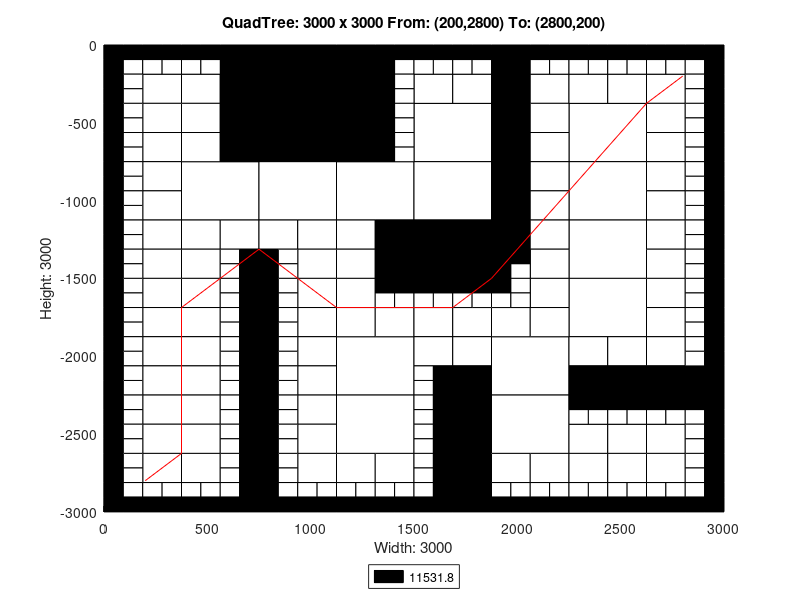

MATLAB code to generate this figure:
axis([0 3000 -3000 0]);
title('QuadTree: 3000 x 3000 From: (200,2800) To: (2800,200)');
xlabel('Width: 3000');
ylabel('Height: 3000');
rectangle('Position',[750 -375 375 375], 'FaceColor',[0 0 0]);
rectangle('Position',[750 -750 375 375], 'FaceColor',[0 0 0]);
rectangle('Position',[375 -1125 375 375], 'FaceColor',[1 1 1]);
rectangle('Position',[750 -1125 375 375], 'FaceColor',[1 1 1]);
rectangle('Position',[1125 -1125 375 375], 'FaceColor',[1 1 1]);
rectangle('Position',[1500 -750 375 375], 'FaceColor',[1 1 1]);
rectangle('Position',[2250 -750 375 375], 'FaceColor',[1 1 1]);
rectangle('Position',[1500 -1125 375 375], 'FaceColor',[1 1 1]);
rectangle('Position',[1500 -1500 375 375], 'FaceColor',[0 0 0]);
rectangle('Position',[2250 -1125 375 375], 'FaceColor',[1 1 1]);
rectangle('Position',[2250 -1500 375 375], 'FaceColor',[1 1 1]);
rectangle('Position',[1125 -2250 375 375], 'FaceColor',[1 1 1]);
rectangle('Position',[1125 -2625 375 375], 'FaceColor',[1 1 1]);
rectangle('Position',[1875 -2250 375 375], 'FaceColor',[1 1 1]);
rectangle('Position',[2250 -1875 375 375], 'FaceColor',[1 1 1]);
rectangle('Position',[1875 -2625 375 375], 'FaceColor',[1 1 1]);
rectangle('Position',[187.5 -375 187.5 187.5], 'FaceColor',[1 1 1]);
rectangle('Position',[562.5 -187.5 187.5 187.5], 'FaceColor',[0 0 0]);
rectangle('Position',[375 -375 187.5 187.5], 'FaceColor',[1 1 1]);
rectangle('Position',[562.5 -375 187.5 187.5], 'FaceColor',[0 0 0]);
rectangle('Position',[187.5 -562.5 187.5 187.5], 'FaceColor',[1 1 1]);
rectangle('Position',[187.5 -750 187.5 187.5], 'FaceColor',[1 1 1]);
rectangle('Position',[375 -562.5 187.5 187.5], 'FaceColor',[1 1 1]);
rectangle('Position',[562.5 -562.5 187.5 187.5], 'FaceColor',[0 0 0]);
rectangle('Position',[375 -750 187.5 187.5], 'FaceColor',[1 1 1]);
rectangle('Position',[562.5 -750 187.5 187.5], 'FaceColor',[0 0 0]);
rectangle('Position',[1125 -187.5 187.5 187.5], 'FaceColor',[0 0 0]);
rectangle('Position',[1125 -375 187.5 187.5], 'FaceColor',[0 0 0]);
rectangle('Position',[1125 -562.5 187.5 187.5], 'FaceColor',[0 0 0]);
rectangle('Position',[1125 -750 187.5 187.5], 'FaceColor',[0 0 0]);
rectangle('Position',[187.5 -937.5 187.5 187.5], 'FaceColor',[1 1 1]);
rectangle('Position',[187.5 -1125 187.5 187.5], 'FaceColor',[1 1 1]);
rectangle('Position',[187.5 -1312.5 187.5 187.5], 'FaceColor',[1 1 1]);
rectangle('Position',[187.5 -1500 187.5 187.5], 'FaceColor',[1 1 1]);
rectangle('Position',[375 -1312.5 187.5 187.5], 'FaceColor',[1 1 1]);
rectangle('Position',[562.5 -1312.5 187.5 187.5], 'FaceColor',[1 1 1]);
rectangle('Position',[375 -1500 187.5 187.5], 'FaceColor',[1 1 1]);
rectangle('Position',[750 -1312.5 187.5 187.5], 'FaceColor',[1 1 1]);
rectangle('Position',[937.5 -1312.5 187.5 187.5], 'FaceColor',[1 1 1]);
rectangle('Position',[937.5 -1500 187.5 187.5], 'FaceColor',[1 1 1]);
rectangle('Position',[1125 -1312.5 187.5 187.5], 'FaceColor',[1 1 1]);
rectangle('Position',[1312.5 -1312.5 187.5 187.5], 'FaceColor',[0 0 0]);
rectangle('Position',[1125 -1500 187.5 187.5], 'FaceColor',[1 1 1]);
rectangle('Position',[1312.5 -1500 187.5 187.5], 'FaceColor',[0 0 0]);
rectangle('Position',[1500 -375 187.5 187.5], 'FaceColor',[1 1 1]);
rectangle('Position',[1687.5 -375 187.5 187.5], 'FaceColor',[1 1 1]);
rectangle('Position',[1875 -187.5 187.5 187.5], 'FaceColor',[0 0 0]);
rectangle('Position',[1875 -375 187.5 187.5], 'FaceColor',[0 0 0]);
rectangle('Position',[2062.5 -375 187.5 187.5], 'FaceColor',[1 1 1]);
rectangle('Position',[1875 -562.5 187.5 187.5], 'FaceColor',[0 0 0]);
rectangle('Position',[2062.5 -562.5 187.5 187.5], 'FaceColor',[1 1 1]);
rectangle('Position',[1875 -750 187.5 187.5], 'FaceColor',[0 0 0]);
rectangle('Position',[2062.5 -750 187.5 187.5], 'FaceColor',[1 1 1]);
rectangle('Position',[2250 -375 187.5 187.5], 'FaceColor',[1 1 1]);
rectangle('Position',[2437.5 -375 187.5 187.5], 'FaceColor',[1 1 1]);
rectangle('Position',[2625 -375 187.5 187.5], 'FaceColor',[1 1 1]);
rectangle('Position',[2625 -562.5 187.5 187.5], 'FaceColor',[1 1 1]);
rectangle('Position',[2625 -750 187.5 187.5], 'FaceColor',[1 1 1]);
rectangle('Position',[1875 -937.5 187.5 187.5], 'FaceColor',[0 0 0]);
rectangle('Position',[2062.5 -937.5 187.5 187.5], 'FaceColor',[1 1 1]);
rectangle('Position',[1875 -1125 187.5 187.5], 'FaceColor',[0 0 0]);
rectangle('Position',[2062.5 -1125 187.5 187.5], 'FaceColor',[1 1 1]);
rectangle('Position',[1875 -1312.5 187.5 187.5], 'FaceColor',[0 0 0]);
rectangle('Position',[2062.5 -1312.5 187.5 187.5], 'FaceColor',[1 1 1]);
rectangle('Position',[2062.5 -1500 187.5 187.5], 'FaceColor',[1 1 1]);
rectangle('Position',[2625 -937.5 187.5 187.5], 'FaceColor',[1 1 1]);
rectangle('Position',[2625 -1125 187.5 187.5], 'FaceColor',[1 1 1]);
rectangle('Position',[2625 -1312.5 187.5 187.5], 'FaceColor',[1 1 1]);
rectangle('Position',[2625 -1500 187.5 187.5], 'FaceColor',[1 1 1]);
rectangle('Position',[187.5 -1687.5 187.5 187.5], 'FaceColor',[1 1 1]);
rectangle('Position',[187.5 -1875 187.5 187.5], 'FaceColor',[1 1 1]);
rectangle('Position',[375 -1687.5 187.5 187.5], 'FaceColor',[1 1 1]);
rectangle('Position',[375 -1875 187.5 187.5], 'FaceColor',[1 1 1]);
rectangle('Position',[187.5 -2062.5 187.5 187.5], 'FaceColor',[1 1 1]);
rectangle('Position',[187.5 -2250 187.5 187.5], 'FaceColor',[1 1 1]);
rectangle('Position',[375 -2062.5 187.5 187.5], 'FaceColor',[1 1 1]);
rectangle('Position',[375 -2250 187.5 187.5], 'FaceColor',[1 1 1]);
rectangle('Position',[937.5 -1687.5 187.5 187.5], 'FaceColor',[1 1 1]);
rectangle('Position',[937.5 -1875 187.5 187.5], 'FaceColor',[1 1 1]);
rectangle('Position',[1125 -1687.5 187.5 187.5], 'FaceColor',[1 1 1]);
rectangle('Position',[1125 -1875 187.5 187.5], 'FaceColor',[1 1 1]);
rectangle('Position',[1312.5 -1875 187.5 187.5], 'FaceColor',[1 1 1]);
rectangle('Position',[937.5 -2062.5 187.5 187.5], 'FaceColor',[1 1 1]);
rectangle('Position',[937.5 -2250 187.5 187.5], 'FaceColor',[1 1 1]);
rectangle('Position',[187.5 -2437.5 187.5 187.5], 'FaceColor',[1 1 1]);
rectangle('Position',[187.5 -2625 187.5 187.5], 'FaceColor',[1 1 1]);
rectangle('Position',[375 -2437.5 187.5 187.5], 'FaceColor',[1 1 1]);
rectangle('Position',[375 -2625 187.5 187.5], 'FaceColor',[1 1 1]);
rectangle('Position',[187.5 -2812.5 187.5 187.5], 'FaceColor',[1 1 1]);
rectangle('Position',[375 -2812.5 187.5 187.5], 'FaceColor',[1 1 1]);
rectangle('Position',[937.5 -2437.5 187.5 187.5], 'FaceColor',[1 1 1]);
rectangle('Position',[937.5 -2625 187.5 187.5], 'FaceColor',[1 1 1]);
rectangle('Position',[937.5 -2812.5 187.5 187.5], 'FaceColor',[1 1 1]);
rectangle('Position',[1125 -2812.5 187.5 187.5], 'FaceColor',[1 1 1]);
rectangle('Position',[1312.5 -2812.5 187.5 187.5], 'FaceColor',[1 1 1]);
rectangle('Position',[1500 -1875 187.5 187.5], 'FaceColor',[1 1 1]);
rectangle('Position',[1687.5 -1875 187.5 187.5], 'FaceColor',[1 1 1]);
rectangle('Position',[2062.5 -1687.5 187.5 187.5], 'FaceColor',[1 1 1]);
rectangle('Position',[1875 -1875 187.5 187.5], 'FaceColor',[1 1 1]);
rectangle('Position',[2062.5 -1875 187.5 187.5], 'FaceColor',[1 1 1]);
rectangle('Position',[1500 -2062.5 187.5 187.5], 'FaceColor',[1 1 1]);
rectangle('Position',[1687.5 -2062.5 187.5 187.5], 'FaceColor',[1 1 1]);
rectangle('Position',[1687.5 -2250 187.5 187.5], 'FaceColor',[0 0 0]);
rectangle('Position',[2625 -1687.5 187.5 187.5], 'FaceColor',[1 1 1]);
rectangle('Position',[2625 -1875 187.5 187.5], 'FaceColor',[1 1 1]);
rectangle('Position',[2250 -2062.5 187.5 187.5], 'FaceColor',[1 1 1]);
rectangle('Position',[2437.5 -2062.5 187.5 187.5], 'FaceColor',[1 1 1]);
rectangle('Position',[2250 -2250 187.5 187.5], 'FaceColor',[0 0 0]);
rectangle('Position',[2437.5 -2250 187.5 187.5], 'FaceColor',[0 0 0]);
rectangle('Position',[2625 -2062.5 187.5 187.5], 'FaceColor',[1 1 1]);
rectangle('Position',[2625 -2250 187.5 187.5], 'FaceColor',[0 0 0]);
rectangle('Position',[2812.5 -2250 187.5 187.5], 'FaceColor',[0 0 0]);
rectangle('Position',[1687.5 -2437.5 187.5 187.5], 'FaceColor',[0 0 0]);
rectangle('Position',[1687.5 -2625 187.5 187.5], 'FaceColor',[0 0 0]);
rectangle('Position',[1687.5 -2812.5 187.5 187.5], 'FaceColor',[0 0 0]);
rectangle('Position',[1687.5 -3000 187.5 187.5], 'FaceColor',[0 0 0]);
rectangle('Position',[1875 -2812.5 187.5 187.5], 'FaceColor',[1 1 1]);
rectangle('Position',[2062.5 -2812.5 187.5 187.5], 'FaceColor',[1 1 1]);
rectangle('Position',[2250 -2625 187.5 187.5], 'FaceColor',[1 1 1]);
rectangle('Position',[2437.5 -2625 187.5 187.5], 'FaceColor',[1 1 1]);
rectangle('Position',[2625 -2625 187.5 187.5], 'FaceColor',[1 1 1]);
rectangle('Position',[2250 -2812.5 187.5 187.5], 'FaceColor',[1 1 1]);
rectangle('Position',[2437.5 -2812.5 187.5 187.5], 'FaceColor',[1 1 1]);
rectangle('Position',[2625 -2812.5 187.5 187.5], 'FaceColor',[1 1 1]);
rectangle('Position',[0 -93.75 93.75 93.75], 'FaceColor',[0 0 0]);
rectangle('Position',[93.75 -93.75 93.75 93.75], 'FaceColor',[0 0 0]);
rectangle('Position',[0 -187.5 93.75 93.75], 'FaceColor',[0 0 0]);
rectangle('Position',[93.75 -187.5 93.75 93.75], 'FaceColor',[1 1 1]);
rectangle('Position',[187.5 -93.75 93.75 93.75], 'FaceColor',[0 0 0]);
rectangle('Position',[281.25 -93.75 93.75 93.75], 'FaceColor',[0 0 0]);
rectangle('Position',[187.5 -187.5 93.75 93.75], 'FaceColor',[1 1 1]);
rectangle('Position',[281.25 -187.5 93.75 93.75], 'FaceColor',[1 1 1]);
rectangle('Position',[0 -281.25 93.75 93.75], 'FaceColor',[0 0 0]);
rectangle('Position',[93.75 -281.25 93.75 93.75], 'FaceColor',[1 1 1]);
rectangle('Position',[0 -375 93.75 93.75], 'FaceColor',[0 0 0]);
rectangle('Position',[93.75 -375 93.75 93.75], 'FaceColor',[1 1 1]);
rectangle('Position',[375 -93.75 93.75 93.75], 'FaceColor',[0 0 0]);
rectangle('Position',[468.75 -93.75 93.75 93.75], 'FaceColor',[0 0 0]);
rectangle('Position',[375 -187.5 93.75 93.75], 'FaceColor',[1 1 1]);
rectangle('Position',[468.75 -187.5 93.75 93.75], 'FaceColor',[1 1 1]);
rectangle('Position',[0 -468.75 93.75 93.75], 'FaceColor',[0 0 0]);
rectangle('Position',[93.75 -468.75 93.75 93.75], 'FaceColor',[1 1 1]);
rectangle('Position',[0 -562.5 93.75 93.75], 'FaceColor',[0 0 0]);
rectangle('Position',[93.75 -562.5 93.75 93.75], 'FaceColor',[1 1 1]);
rectangle('Position',[0 -656.25 93.75 93.75], 'FaceColor',[0 0 0]);
rectangle('Position',[93.75 -656.25 93.75 93.75], 'FaceColor',[1 1 1]);
rectangle('Position',[0 -750 93.75 93.75], 'FaceColor',[0 0 0]);
rectangle('Position',[93.75 -750 93.75 93.75], 'FaceColor',[1 1 1]);
rectangle('Position',[1312.5 -93.75 93.75 93.75], 'FaceColor',[0 0 0]);
rectangle('Position',[1406.25 -93.75 93.75 93.75], 'FaceColor',[0 0 0]);
rectangle('Position',[1312.5 -187.5 93.75 93.75], 'FaceColor',[0 0 0]);
rectangle('Position',[1406.25 -187.5 93.75 93.75], 'FaceColor',[1 1 1]);
rectangle('Position',[1312.5 -281.25 93.75 93.75], 'FaceColor',[0 0 0]);
rectangle('Position',[1406.25 -281.25 93.75 93.75], 'FaceColor',[1 1 1]);
rectangle('Position',[1312.5 -375 93.75 93.75], 'FaceColor',[0 0 0]);
rectangle('Position',[1406.25 -375 93.75 93.75], 'FaceColor',[1 1 1]);
rectangle('Position',[1312.5 -468.75 93.75 93.75], 'FaceColor',[0 0 0]);
rectangle('Position',[1406.25 -468.75 93.75 93.75], 'FaceColor',[1 1 1]);
rectangle('Position',[1312.5 -562.5 93.75 93.75], 'FaceColor',[0 0 0]);
rectangle('Position',[1406.25 -562.5 93.75 93.75], 'FaceColor',[1 1 1]);
rectangle('Position',[1312.5 -656.25 93.75 93.75], 'FaceColor',[0 0 0]);
rectangle('Position',[1406.25 -656.25 93.75 93.75], 'FaceColor',[1 1 1]);
rectangle('Position',[1312.5 -750 93.75 93.75], 'FaceColor',[0 0 0]);
rectangle('Position',[1406.25 -750 93.75 93.75], 'FaceColor',[1 1 1]);
rectangle('Position',[0 -843.75 93.75 93.75], 'FaceColor',[0 0 0]);
rectangle('Position',[93.75 -843.75 93.75 93.75], 'FaceColor',[1 1 1]);
rectangle('Position',[0 -937.5 93.75 93.75], 'FaceColor',[0 0 0]);
rectangle('Position',[93.75 -937.5 93.75 93.75], 'FaceColor',[1 1 1]);
rectangle('Position',[0 -1031.25 93.75 93.75], 'FaceColor',[0 0 0]);
rectangle('Position',[93.75 -1031.25 93.75 93.75], 'FaceColor',[1 1 1]);
rectangle('Position',[0 -1125 93.75 93.75], 'FaceColor',[0 0 0]);
rectangle('Position',[93.75 -1125 93.75 93.75], 'FaceColor',[1 1 1]);
rectangle('Position',[0 -1218.75 93.75 93.75], 'FaceColor',[0 0 0]);
rectangle('Position',[93.75 -1218.75 93.75 93.75], 'FaceColor',[1 1 1]);
rectangle('Position',[0 -1312.5 93.75 93.75], 'FaceColor',[0 0 0]);
rectangle('Position',[93.75 -1312.5 93.75 93.75], 'FaceColor',[1 1 1]);
rectangle('Position',[0 -1406.25 93.75 93.75], 'FaceColor',[0 0 0]);
rectangle('Position',[93.75 -1406.25 93.75 93.75], 'FaceColor',[1 1 1]);
rectangle('Position',[0 -1500 93.75 93.75], 'FaceColor',[0 0 0]);
rectangle('Position',[93.75 -1500 93.75 93.75], 'FaceColor',[1 1 1]);
rectangle('Position',[562.5 -1406.25 93.75 93.75], 'FaceColor',[1 1 1]);
rectangle('Position',[656.25 -1406.25 93.75 93.75], 'FaceColor',[0 0 0]);
rectangle('Position',[562.5 -1500 93.75 93.75], 'FaceColor',[1 1 1]);
rectangle('Position',[656.25 -1500 93.75 93.75], 'FaceColor',[0 0 0]);
rectangle('Position',[750 -1406.25 93.75 93.75], 'FaceColor',[0 0 0]);
rectangle('Position',[843.75 -1406.25 93.75 93.75], 'FaceColor',[1 1 1]);
rectangle('Position',[750 -1500 93.75 93.75], 'FaceColor',[0 0 0]);
rectangle('Position',[843.75 -1500 93.75 93.75], 'FaceColor',[1 1 1]);
rectangle('Position',[1500 -93.75 93.75 93.75], 'FaceColor',[0 0 0]);
rectangle('Position',[1593.75 -93.75 93.75 93.75], 'FaceColor',[0 0 0]);
rectangle('Position',[1500 -187.5 93.75 93.75], 'FaceColor',[1 1 1]);
rectangle('Position',[1593.75 -187.5 93.75 93.75], 'FaceColor',[1 1 1]);
rectangle('Position',[1687.5 -93.75 93.75 93.75], 'FaceColor',[0 0 0]);
rectangle('Position',[1781.25 -93.75 93.75 93.75], 'FaceColor',[0 0 0]);
rectangle('Position',[1687.5 -187.5 93.75 93.75], 'FaceColor',[1 1 1]);
rectangle('Position',[1781.25 -187.5 93.75 93.75], 'FaceColor',[1 1 1]);
rectangle('Position',[2062.5 -93.75 93.75 93.75], 'FaceColor',[0 0 0]);
rectangle('Position',[2156.25 -93.75 93.75 93.75], 'FaceColor',[0 0 0]);
rectangle('Position',[2062.5 -187.5 93.75 93.75], 'FaceColor',[1 1 1]);
rectangle('Position',[2156.25 -187.5 93.75 93.75], 'FaceColor',[1 1 1]);
rectangle('Position',[2250 -93.75 93.75 93.75], 'FaceColor',[0 0 0]);
rectangle('Position',[2343.75 -93.75 93.75 93.75], 'FaceColor',[0 0 0]);
rectangle('Position',[2250 -187.5 93.75 93.75], 'FaceColor',[1 1 1]);
rectangle('Position',[2343.75 -187.5 93.75 93.75], 'FaceColor',[1 1 1]);
rectangle('Position',[2437.5 -93.75 93.75 93.75], 'FaceColor',[0 0 0]);
rectangle('Position',[2531.25 -93.75 93.75 93.75], 'FaceColor',[0 0 0]);
rectangle('Position',[2437.5 -187.5 93.75 93.75], 'FaceColor',[1 1 1]);
rectangle('Position',[2531.25 -187.5 93.75 93.75], 'FaceColor',[1 1 1]);
rectangle('Position',[2625 -93.75 93.75 93.75], 'FaceColor',[0 0 0]);
rectangle('Position',[2718.75 -93.75 93.75 93.75], 'FaceColor',[0 0 0]);
rectangle('Position',[2625 -187.5 93.75 93.75], 'FaceColor',[1 1 1]);
rectangle('Position',[2718.75 -187.5 93.75 93.75], 'FaceColor',[1 1 1]);
rectangle('Position',[2812.5 -93.75 93.75 93.75], 'FaceColor',[0 0 0]);
rectangle('Position',[2906.25 -93.75 93.75 93.75], 'FaceColor',[0 0 0]);
rectangle('Position',[2812.5 -187.5 93.75 93.75], 'FaceColor',[1 1 1]);
rectangle('Position',[2906.25 -187.5 93.75 93.75], 'FaceColor',[0 0 0]);
rectangle('Position',[2812.5 -281.25 93.75 93.75], 'FaceColor',[1 1 1]);
rectangle('Position',[2906.25 -281.25 93.75 93.75], 'FaceColor',[0 0 0]);
rectangle('Position',[2812.5 -375 93.75 93.75], 'FaceColor',[1 1 1]);
rectangle('Position',[2906.25 -375 93.75 93.75], 'FaceColor',[0 0 0]);
rectangle('Position',[2812.5 -468.75 93.75 93.75], 'FaceColor',[1 1 1]);
rectangle('Position',[2906.25 -468.75 93.75 93.75], 'FaceColor',[0 0 0]);
rectangle('Position',[2812.5 -562.5 93.75 93.75], 'FaceColor',[1 1 1]);
rectangle('Position',[2906.25 -562.5 93.75 93.75], 'FaceColor',[0 0 0]);
rectangle('Position',[2812.5 -656.25 93.75 93.75], 'FaceColor',[1 1 1]);
rectangle('Position',[2906.25 -656.25 93.75 93.75], 'FaceColor',[0 0 0]);
rectangle('Position',[2812.5 -750 93.75 93.75], 'FaceColor',[1 1 1]);
rectangle('Position',[2906.25 -750 93.75 93.75], 'FaceColor',[0 0 0]);
rectangle('Position',[1875 -1406.25 93.75 93.75], 'FaceColor',[0 0 0]);
rectangle('Position',[1968.75 -1406.25 93.75 93.75], 'FaceColor',[0 0 0]);
rectangle('Position',[1875 -1500 93.75 93.75], 'FaceColor',[0 0 0]);
rectangle('Position',[1968.75 -1500 93.75 93.75], 'FaceColor',[1 1 1]);
rectangle('Position',[2812.5 -843.75 93.75 93.75], 'FaceColor',[1 1 1]);
rectangle('Position',[2906.25 -843.75 93.75 93.75], 'FaceColor',[0 0 0]);
rectangle('Position',[2812.5 -937.5 93.75 93.75], 'FaceColor',[1 1 1]);
rectangle('Position',[2906.25 -937.5 93.75 93.75], 'FaceColor',[0 0 0]);
rectangle('Position',[2812.5 -1031.25 93.75 93.75], 'FaceColor',[1 1 1]);
rectangle('Position',[2906.25 -1031.25 93.75 93.75], 'FaceColor',[0 0 0]);
rectangle('Position',[2812.5 -1125 93.75 93.75], 'FaceColor',[1 1 1]);
rectangle('Position',[2906.25 -1125 93.75 93.75], 'FaceColor',[0 0 0]);
rectangle('Position',[2812.5 -1218.75 93.75 93.75], 'FaceColor',[1 1 1]);
rectangle('Position',[2906.25 -1218.75 93.75 93.75], 'FaceColor',[0 0 0]);
rectangle('Position',[2812.5 -1312.5 93.75 93.75], 'FaceColor',[1 1 1]);
rectangle('Position',[2906.25 -1312.5 93.75 93.75], 'FaceColor',[0 0 0]);
rectangle('Position',[2812.5 -1406.25 93.75 93.75], 'FaceColor',[1 1 1]);
rectangle('Position',[2906.25 -1406.25 93.75 93.75], 'FaceColor',[0 0 0]);
rectangle('Position',[2812.5 -1500 93.75 93.75], 'FaceColor',[1 1 1]);
rectangle('Position',[2906.25 -1500 93.75 93.75], 'FaceColor',[0 0 0]);
rectangle('Position',[0 -1593.75 93.75 93.75], 'FaceColor',[0 0 0]);
rectangle('Position',[93.75 -1593.75 93.75 93.75], 'FaceColor',[1 1 1]);
rectangle('Position',[0 -1687.5 93.75 93.75], 'FaceColor',[0 0 0]);
rectangle('Position',[93.75 -1687.5 93.75 93.75], 'FaceColor',[1 1 1]);
rectangle('Position',[0 -1781.25 93.75 93.75], 'FaceColor',[0 0 0]);
rectangle('Position',[93.75 -1781.25 93.75 93.75], 'FaceColor',[1 1 1]);
rectangle('Position',[0 -1875 93.75 93.75], 'FaceColor',[0 0 0]);
rectangle('Position',[93.75 -1875 93.75 93.75], 'FaceColor',[1 1 1]);
rectangle('Position',[562.5 -1593.75 93.75 93.75], 'FaceColor',[1 1 1]);
rectangle('Position',[656.25 -1593.75 93.75 93.75], 'FaceColor',[0 0 0]);
rectangle('Position',[562.5 -1687.5 93.75 93.75], 'FaceColor',[1 1 1]);
rectangle('Position',[656.25 -1687.5 93.75 93.75], 'FaceColor',[0 0 0]);
rectangle('Position',[562.5 -1781.25 93.75 93.75], 'FaceColor',[1 1 1]);
rectangle('Position',[656.25 -1781.25 93.75 93.75], 'FaceColor',[0 0 0]);
rectangle('Position',[562.5 -1875 93.75 93.75], 'FaceColor',[1 1 1]);
rectangle('Position',[656.25 -1875 93.75 93.75], 'FaceColor',[0 0 0]);
rectangle('Position',[0 -1968.75 93.75 93.75], 'FaceColor',[0 0 0]);
rectangle('Position',[93.75 -1968.75 93.75 93.75], 'FaceColor',[1 1 1]);
rectangle('Position',[0 -2062.5 93.75 93.75], 'FaceColor',[0 0 0]);
rectangle('Position',[93.75 -2062.5 93.75 93.75], 'FaceColor',[1 1 1]);
rectangle('Position',[0 -2156.25 93.75 93.75], 'FaceColor',[0 0 0]);
rectangle('Position',[93.75 -2156.25 93.75 93.75], 'FaceColor',[1 1 1]);
rectangle('Position',[0 -2250 93.75 93.75], 'FaceColor',[0 0 0]);
rectangle('Position',[93.75 -2250 93.75 93.75], 'FaceColor',[1 1 1]);
rectangle('Position',[562.5 -1968.75 93.75 93.75], 'FaceColor',[1 1 1]);
rectangle('Position',[656.25 -1968.75 93.75 93.75], 'FaceColor',[0 0 0]);
rectangle('Position',[562.5 -2062.5 93.75 93.75], 'FaceColor',[1 1 1]);
rectangle('Position',[656.25 -2062.5 93.75 93.75], 'FaceColor',[0 0 0]);
rectangle('Position',[562.5 -2156.25 93.75 93.75], 'FaceColor',[1 1 1]);
rectangle('Position',[656.25 -2156.25 93.75 93.75], 'FaceColor',[0 0 0]);
rectangle('Position',[562.5 -2250 93.75 93.75], 'FaceColor',[1 1 1]);
rectangle('Position',[656.25 -2250 93.75 93.75], 'FaceColor',[0 0 0]);
rectangle('Position',[750 -1593.75 93.75 93.75], 'FaceColor',[0 0 0]);
rectangle('Position',[843.75 -1593.75 93.75 93.75], 'FaceColor',[1 1 1]);
rectangle('Position',[750 -1687.5 93.75 93.75], 'FaceColor',[0 0 0]);
rectangle('Position',[843.75 -1687.5 93.75 93.75], 'FaceColor',[1 1 1]);
rectangle('Position',[750 -1781.25 93.75 93.75], 'FaceColor',[0 0 0]);
rectangle('Position',[843.75 -1781.25 93.75 93.75], 'FaceColor',[1 1 1]);
rectangle('Position',[750 -1875 93.75 93.75], 'FaceColor',[0 0 0]);
rectangle('Position',[843.75 -1875 93.75 93.75], 'FaceColor',[1 1 1]);
rectangle('Position',[1312.5 -1593.75 93.75 93.75], 'FaceColor',[0 0 0]);
rectangle('Position',[1406.25 -1593.75 93.75 93.75], 'FaceColor',[0 0 0]);
rectangle('Position',[1312.5 -1687.5 93.75 93.75], 'FaceColor',[1 1 1]);
rectangle('Position',[1406.25 -1687.5 93.75 93.75], 'FaceColor',[1 1 1]);
rectangle('Position',[750 -1968.75 93.75 93.75], 'FaceColor',[0 0 0]);
rectangle('Position',[843.75 -1968.75 93.75 93.75], 'FaceColor',[1 1 1]);
rectangle('Position',[750 -2062.5 93.75 93.75], 'FaceColor',[0 0 0]);
rectangle('Position',[843.75 -2062.5 93.75 93.75], 'FaceColor',[1 1 1]);
rectangle('Position',[750 -2156.25 93.75 93.75], 'FaceColor',[0 0 0]);
rectangle('Position',[843.75 -2156.25 93.75 93.75], 'FaceColor',[1 1 1]);
rectangle('Position',[750 -2250 93.75 93.75], 'FaceColor',[0 0 0]);
rectangle('Position',[843.75 -2250 93.75 93.75], 'FaceColor',[1 1 1]);
rectangle('Position',[0 -2343.75 93.75 93.75], 'FaceColor',[0 0 0]);
rectangle('Position',[93.75 -2343.75 93.75 93.75], 'FaceColor',[1 1 1]);
rectangle('Position',[0 -2437.5 93.75 93.75], 'FaceColor',[0 0 0]);
rectangle('Position',[93.75 -2437.5 93.75 93.75], 'FaceColor',[1 1 1]);
rectangle('Position',[0 -2531.25 93.75 93.75], 'FaceColor',[0 0 0]);
rectangle('Position',[93.75 -2531.25 93.75 93.75], 'FaceColor',[1 1 1]);
rectangle('Position',[0 -2625 93.75 93.75], 'FaceColor',[0 0 0]);
rectangle('Position',[93.75 -2625 93.75 93.75], 'FaceColor',[1 1 1]);
rectangle('Position',[562.5 -2343.75 93.75 93.75], 'FaceColor',[1 1 1]);
rectangle('Position',[656.25 -2343.75 93.75 93.75], 'FaceColor',[0 0 0]);
rectangle('Position',[562.5 -2437.5 93.75 93.75], 'FaceColor',[1 1 1]);
rectangle('Position',[656.25 -2437.5 93.75 93.75], 'FaceColor',[0 0 0]);
rectangle('Position',[562.5 -2531.25 93.75 93.75], 'FaceColor',[1 1 1]);
rectangle('Position',[656.25 -2531.25 93.75 93.75], 'FaceColor',[0 0 0]);
rectangle('Position',[562.5 -2625 93.75 93.75], 'FaceColor',[1 1 1]);
rectangle('Position',[656.25 -2625 93.75 93.75], 'FaceColor',[0 0 0]);
rectangle('Position',[0 -2718.75 93.75 93.75], 'FaceColor',[0 0 0]);
rectangle('Position',[93.75 -2718.75 93.75 93.75], 'FaceColor',[1 1 1]);
rectangle('Position',[0 -2812.5 93.75 93.75], 'FaceColor',[0 0 0]);
rectangle('Position',[93.75 -2812.5 93.75 93.75], 'FaceColor',[1 1 1]);
rectangle('Position',[0 -2906.25 93.75 93.75], 'FaceColor',[0 0 0]);
rectangle('Position',[93.75 -2906.25 93.75 93.75], 'FaceColor',[1 1 1]);
rectangle('Position',[0 -3000 93.75 93.75], 'FaceColor',[0 0 0]);
rectangle('Position',[93.75 -3000 93.75 93.75], 'FaceColor',[0 0 0]);
rectangle('Position',[187.5 -2906.25 93.75 93.75], 'FaceColor',[1 1 1]);
rectangle('Position',[281.25 -2906.25 93.75 93.75], 'FaceColor',[1 1 1]);
rectangle('Position',[187.5 -3000 93.75 93.75], 'FaceColor',[0 0 0]);
rectangle('Position',[281.25 -3000 93.75 93.75], 'FaceColor',[0 0 0]);
rectangle('Position',[562.5 -2718.75 93.75 93.75], 'FaceColor',[1 1 1]);
rectangle('Position',[656.25 -2718.75 93.75 93.75], 'FaceColor',[0 0 0]);
rectangle('Position',[562.5 -2812.5 93.75 93.75], 'FaceColor',[1 1 1]);
rectangle('Position',[656.25 -2812.5 93.75 93.75], 'FaceColor',[0 0 0]);
rectangle('Position',[375 -2906.25 93.75 93.75], 'FaceColor',[1 1 1]);
rectangle('Position',[468.75 -2906.25 93.75 93.75], 'FaceColor',[1 1 1]);
rectangle('Position',[375 -3000 93.75 93.75], 'FaceColor',[0 0 0]);
rectangle('Position',[468.75 -3000 93.75 93.75], 'FaceColor',[0 0 0]);
rectangle('Position',[562.5 -2906.25 93.75 93.75], 'FaceColor',[1 1 1]);
rectangle('Position',[656.25 -2906.25 93.75 93.75], 'FaceColor',[0 0 0]);
rectangle('Position',[562.5 -3000 93.75 93.75], 'FaceColor',[0 0 0]);
rectangle('Position',[656.25 -3000 93.75 93.75], 'FaceColor',[0 0 0]);
rectangle('Position',[750 -2343.75 93.75 93.75], 'FaceColor',[0 0 0]);
rectangle('Position',[843.75 -2343.75 93.75 93.75], 'FaceColor',[1 1 1]);
rectangle('Position',[750 -2437.5 93.75 93.75], 'FaceColor',[0 0 0]);
rectangle('Position',[843.75 -2437.5 93.75 93.75], 'FaceColor',[1 1 1]);
rectangle('Position',[750 -2531.25 93.75 93.75], 'FaceColor',[0 0 0]);
rectangle('Position',[843.75 -2531.25 93.75 93.75], 'FaceColor',[1 1 1]);
rectangle('Position',[750 -2625 93.75 93.75], 'FaceColor',[0 0 0]);
rectangle('Position',[843.75 -2625 93.75 93.75], 'FaceColor',[1 1 1]);
rectangle('Position',[750 -2718.75 93.75 93.75], 'FaceColor',[0 0 0]);
rectangle('Position',[843.75 -2718.75 93.75 93.75], 'FaceColor',[1 1 1]);
rectangle('Position',[750 -2812.5 93.75 93.75], 'FaceColor',[0 0 0]);
rectangle('Position',[843.75 -2812.5 93.75 93.75], 'FaceColor',[1 1 1]);
rectangle('Position',[750 -2906.25 93.75 93.75], 'FaceColor',[0 0 0]);
rectangle('Position',[843.75 -2906.25 93.75 93.75], 'FaceColor',[1 1 1]);
rectangle('Position',[750 -3000 93.75 93.75], 'FaceColor',[0 0 0]);
rectangle('Position',[843.75 -3000 93.75 93.75], 'FaceColor',[0 0 0]);
rectangle('Position',[937.5 -2906.25 93.75 93.75], 'FaceColor',[1 1 1]);
rectangle('Position',[1031.25 -2906.25 93.75 93.75], 'FaceColor',[1 1 1]);
rectangle('Position',[937.5 -3000 93.75 93.75], 'FaceColor',[0 0 0]);
rectangle('Position',[1031.25 -3000 93.75 93.75], 'FaceColor',[0 0 0]);
rectangle('Position',[1125 -2906.25 93.75 93.75], 'FaceColor',[1 1 1]);
rectangle('Position',[1218.75 -2906.25 93.75 93.75], 'FaceColor',[1 1 1]);
rectangle('Position',[1125 -3000 93.75 93.75], 'FaceColor',[0 0 0]);
rectangle('Position',[1218.75 -3000 93.75 93.75], 'FaceColor',[0 0 0]);
rectangle('Position',[1312.5 -2906.25 93.75 93.75], 'FaceColor',[1 1 1]);
rectangle('Position',[1406.25 -2906.25 93.75 93.75], 'FaceColor',[1 1 1]);
rectangle('Position',[1312.5 -3000 93.75 93.75], 'FaceColor',[0 0 0]);
rectangle('Position',[1406.25 -3000 93.75 93.75], 'FaceColor',[0 0 0]);
rectangle('Position',[1500 -1593.75 93.75 93.75], 'FaceColor',[0 0 0]);
rectangle('Position',[1593.75 -1593.75 93.75 93.75], 'FaceColor',[0 0 0]);
rectangle('Position',[1500 -1687.5 93.75 93.75], 'FaceColor',[1 1 1]);
rectangle('Position',[1593.75 -1687.5 93.75 93.75], 'FaceColor',[1 1 1]);
rectangle('Position',[1687.5 -1593.75 93.75 93.75], 'FaceColor',[0 0 0]);
rectangle('Position',[1781.25 -1593.75 93.75 93.75], 'FaceColor',[0 0 0]);
rectangle('Position',[1687.5 -1687.5 93.75 93.75], 'FaceColor',[1 1 1]);
rectangle('Position',[1781.25 -1687.5 93.75 93.75], 'FaceColor',[1 1 1]);
rectangle('Position',[1875 -1593.75 93.75 93.75], 'FaceColor',[0 0 0]);
rectangle('Position',[1968.75 -1593.75 93.75 93.75], 'FaceColor',[1 1 1]);
rectangle('Position',[1875 -1687.5 93.75 93.75], 'FaceColor',[1 1 1]);
rectangle('Position',[1968.75 -1687.5 93.75 93.75], 'FaceColor',[1 1 1]);
rectangle('Position',[1500 -2156.25 93.75 93.75], 'FaceColor',[1 1 1]);
rectangle('Position',[1593.75 -2156.25 93.75 93.75], 'FaceColor',[0 0 0]);
rectangle('Position',[1500 -2250 93.75 93.75], 'FaceColor',[1 1 1]);
rectangle('Position',[1593.75 -2250 93.75 93.75], 'FaceColor',[0 0 0]);
rectangle('Position',[2812.5 -1593.75 93.75 93.75], 'FaceColor',[1 1 1]);
rectangle('Position',[2906.25 -1593.75 93.75 93.75], 'FaceColor',[0 0 0]);
rectangle('Position',[2812.5 -1687.5 93.75 93.75], 'FaceColor',[1 1 1]);
rectangle('Position',[2906.25 -1687.5 93.75 93.75], 'FaceColor',[0 0 0]);
rectangle('Position',[2812.5 -1781.25 93.75 93.75], 'FaceColor',[1 1 1]);
rectangle('Position',[2906.25 -1781.25 93.75 93.75], 'FaceColor',[0 0 0]);
rectangle('Position',[2812.5 -1875 93.75 93.75], 'FaceColor',[1 1 1]);
rectangle('Position',[2906.25 -1875 93.75 93.75], 'FaceColor',[0 0 0]);
rectangle('Position',[2812.5 -1968.75 93.75 93.75], 'FaceColor',[1 1 1]);
rectangle('Position',[2906.25 -1968.75 93.75 93.75], 'FaceColor',[0 0 0]);
rectangle('Position',[2812.5 -2062.5 93.75 93.75], 'FaceColor',[1 1 1]);
rectangle('Position',[2906.25 -2062.5 93.75 93.75], 'FaceColor',[0 0 0]);
rectangle('Position',[1500 -2343.75 93.75 93.75], 'FaceColor',[1 1 1]);
rectangle('Position',[1593.75 -2343.75 93.75 93.75], 'FaceColor',[0 0 0]);
rectangle('Position',[1500 -2437.5 93.75 93.75], 'FaceColor',[1 1 1]);
rectangle('Position',[1593.75 -2437.5 93.75 93.75], 'FaceColor',[0 0 0]);
rectangle('Position',[1500 -2531.25 93.75 93.75], 'FaceColor',[1 1 1]);
rectangle('Position',[1593.75 -2531.25 93.75 93.75], 'FaceColor',[0 0 0]);
rectangle('Position',[1500 -2625 93.75 93.75], 'FaceColor',[1 1 1]);
rectangle('Position',[1593.75 -2625 93.75 93.75], 'FaceColor',[0 0 0]);
rectangle('Position',[1500 -2718.75 93.75 93.75], 'FaceColor',[1 1 1]);
rectangle('Position',[1593.75 -2718.75 93.75 93.75], 'FaceColor',[0 0 0]);
rectangle('Position',[1500 -2812.5 93.75 93.75], 'FaceColor',[1 1 1]);
rectangle('Position',[1593.75 -2812.5 93.75 93.75], 'FaceColor',[0 0 0]);
rectangle('Position',[1500 -2906.25 93.75 93.75], 'FaceColor',[1 1 1]);
rectangle('Position',[1593.75 -2906.25 93.75 93.75], 'FaceColor',[0 0 0]);
rectangle('Position',[1500 -3000 93.75 93.75], 'FaceColor',[0 0 0]);
rectangle('Position',[1593.75 -3000 93.75 93.75], 'FaceColor',[0 0 0]);
rectangle('Position',[1875 -2906.25 93.75 93.75], 'FaceColor',[1 1 1]);
rectangle('Position',[1968.75 -2906.25 93.75 93.75], 'FaceColor',[1 1 1]);
rectangle('Position',[1875 -3000 93.75 93.75], 'FaceColor',[0 0 0]);
rectangle('Position',[1968.75 -3000 93.75 93.75], 'FaceColor',[0 0 0]);
rectangle('Position',[2062.5 -2906.25 93.75 93.75], 'FaceColor',[1 1 1]);
rectangle('Position',[2156.25 -2906.25 93.75 93.75], 'FaceColor',[1 1 1]);
rectangle('Position',[2062.5 -3000 93.75 93.75], 'FaceColor',[0 0 0]);
rectangle('Position',[2156.25 -3000 93.75 93.75], 'FaceColor',[0 0 0]);
rectangle('Position',[2250 -2343.75 93.75 93.75], 'FaceColor',[0 0 0]);
rectangle('Position',[2343.75 -2343.75 93.75 93.75], 'FaceColor',[0 0 0]);
rectangle('Position',[2250 -2437.5 93.75 93.75], 'FaceColor',[1 1 1]);
rectangle('Position',[2343.75 -2437.5 93.75 93.75], 'FaceColor',[1 1 1]);
rectangle('Position',[2437.5 -2343.75 93.75 93.75], 'FaceColor',[0 0 0]);
rectangle('Position',[2531.25 -2343.75 93.75 93.75], 'FaceColor',[0 0 0]);
rectangle('Position',[2437.5 -2437.5 93.75 93.75], 'FaceColor',[1 1 1]);
rectangle('Position',[2531.25 -2437.5 93.75 93.75], 'FaceColor',[1 1 1]);
rectangle('Position',[2625 -2343.75 93.75 93.75], 'FaceColor',[0 0 0]);
rectangle('Position',[2718.75 -2343.75 93.75 93.75], 'FaceColor',[0 0 0]);
rectangle('Position',[2625 -2437.5 93.75 93.75], 'FaceColor',[1 1 1]);
rectangle('Position',[2718.75 -2437.5 93.75 93.75], 'FaceColor',[1 1 1]);
rectangle('Position',[2812.5 -2343.75 93.75 93.75], 'FaceColor',[0 0 0]);
rectangle('Position',[2906.25 -2343.75 93.75 93.75], 'FaceColor',[0 0 0]);
rectangle('Position',[2812.5 -2437.5 93.75 93.75], 'FaceColor',[1 1 1]);
rectangle('Position',[2906.25 -2437.5 93.75 93.75], 'FaceColor',[0 0 0]);
rectangle('Position',[2812.5 -2531.25 93.75 93.75], 'FaceColor',[1 1 1]);
rectangle('Position',[2906.25 -2531.25 93.75 93.75], 'FaceColor',[0 0 0]);
rectangle('Position',[2812.5 -2625 93.75 93.75], 'FaceColor',[1 1 1]);
rectangle('Position',[2906.25 -2625 93.75 93.75], 'FaceColor',[0 0 0]);
rectangle('Position',[2250 -2906.25 93.75 93.75], 'FaceColor',[1 1 1]);
rectangle('Position',[2343.75 -2906.25 93.75 93.75], 'FaceColor',[1 1 1]);
rectangle('Position',[2250 -3000 93.75 93.75], 'FaceColor',[0 0 0]);
rectangle('Position',[2343.75 -3000 93.75 93.75], 'FaceColor',[0 0 0]);
rectangle('Position',[2437.5 -2906.25 93.75 93.75], 'FaceColor',[1 1 1]);
rectangle('Position',[2531.25 -2906.25 93.75 93.75], 'FaceColor',[1 1 1]);
rectangle('Position',[2437.5 -3000 93.75 93.75], 'FaceColor',[0 0 0]);
rectangle('Position',[2531.25 -3000 93.75 93.75], 'FaceColor',[0 0 0]);
rectangle('Position',[2812.5 -2718.75 93.75 93.75], 'FaceColor',[1 1 1]);
rectangle('Position',[2906.25 -2718.75 93.75 93.75], 'FaceColor',[0 0 0]);
rectangle('Position',[2812.5 -2812.5 93.75 93.75], 'FaceColor',[1 1 1]);
rectangle('Position',[2906.25 -2812.5 93.75 93.75], 'FaceColor',[0 0 0]);
rectangle('Position',[2625 -2906.25 93.75 93.75], 'FaceColor',[1 1 1]);
rectangle('Position',[2718.75 -2906.25 93.75 93.75], 'FaceColor',[1 1 1]);
rectangle('Position',[2625 -3000 93.75 93.75], 'FaceColor',[0 0 0]);
rectangle('Position',[2718.75 -3000 93.75 93.75], 'FaceColor',[0 0 0]);
rectangle('Position',[2812.5 -2906.25 93.75 93.75], 'FaceColor',[1 1 1]);
rectangle('Position',[2906.25 -2906.25 93.75 93.75], 'FaceColor',[0 0 0]);
rectangle('Position',[2812.5 -3000 93.75 93.75], 'FaceColor',[0 0 0]);
rectangle('Position',[2906.25 -3000 93.75 93.75], 'FaceColor',[0 0 0]);
X=[2800,2800,2625,2250,2250,1875,1875,1687.5,1687.5,1687.5,1125,937.5,750,750,750,562.5,375,375,375,375,375,375,375,200];
Y=[-200,-200,-375,-937.5,-937.5,-1500,-1500,-1687.5,-1687.5,-1687.5,-1687.5,-1500,-1312.5,-1312.5,-1312.5,-1500,-1687.5,-1687.5,-2062.5,-2250,-2250,-2437.5,-2625,-2800];
hold on;
plot(X,Y,'r');
legend('11531.8','Location','southoutside');
